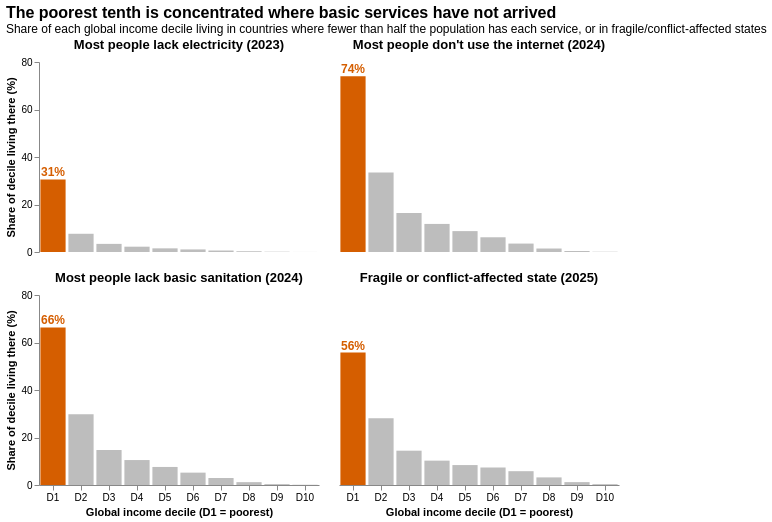

Notebook code for this chart:
### Markdown cell above
## Chart

All panels share the same vertical scale. D1 is highlighted and labeled.

### Code cell
DECILE_ORDER = [f'D{i}' for i in range(1, 11)]

base = alt.Chart().encode(
    x=alt.X('decile_label:N', sort=DECILE_ORDER, title='Global income decile (D1 = poorest)', axis=alt.Axis(labelAngle=0)),
    y=alt.Y('share:Q', title='Share of decile living there (%)', scale=alt.Scale(domain=[0, 80])),
)
bars = base.mark_bar().encode(
    color=alt.condition(alt.datum.decile == 1, alt.value('#D55E00'), alt.value('#BDBDBD')),
    tooltip=[
        alt.Tooltip('panel:N', title='Countries where'),
        alt.Tooltip('decile_label:N', title='Decile'),
        alt.Tooltip('share:Q', title='Share of decile (%)', format='.1f'),
        alt.Tooltip('coverage:Q', title='Decile population with data (%)', format='.1f'),
    ],
)
d1_labels = (
    base.transform_filter(alt.datum.decile == 1)
    .transform_calculate(label="format(datum.share, '.0f') + '%'")
    .mark_text(dy=-7, fontSize=12, fontWeight='bold', color='#D55E00')
    .encode(text='label:N')
)

decile_bars = (
    alt.layer(bars, d1_labels, data=chart_data)
    .properties(width=280, height=190)
    .facet(
        facet=alt.Facet('panel:N', sort=PANEL_ORDER, title=None, header=alt.Header(labelFontSize=13, labelFontWeight='bold')),
        columns=2,
    )
    .properties(
        title=alt.TitleParams(
            'The poorest tenth is concentrated where basic services have not arrived',
            subtitle=['Share of each global income decile living in countries where fewer than half the population has each service, or in fragile/conflict-affected states'],
            anchor='start',
            fontSize=16,
        )
    )
    .configure_view(stroke=None)
    .configure_axis(grid=False)
)
decile_bars

### Figure 1 — Vega-Lite specification as saved in the notebook (floating-point values rounded to 4 significant figures)
{"config": {"view": {"continuousWidth": 300, "continuousHeight": 300, "stroke": null}, "axis": {"grid": false}}, "data": {"name": "data-d7e8f2d7507cf47132eda81101aef2ff"}, "facet": {"field": "panel", "header": {"labelFontSize": 13, "labelFontWeight": "bold"}, "sort": ["Most people lack electricity (2023)", "Most people don't use the internet (2024)", "Most people lack basic sanitation (2024)", "Fragile or conflict-affected state (2025)"], "title": null, "type": "nominal"}, "spec": {"layer": [{"mark": {"type": "bar"}, "encoding": {"color": {"condition": {"test": "(datum.decile === 1)", "value": "#D55E00"}, "value": "#BDBDBD"}, "tooltip": [{"field": "panel", "title": "Countries where", "type": "nominal"}, {"field": "decile_label", "title": "Decile", "type": "nominal"}, {"field": "share", "format": ".1f", "title": "Share of decile (%)", "type": "quantitative"}, {"field": "coverage", "format": ".1f", "title": "Decile population with data (%)", "type": "quantitative"}], "x": {"axis": {"labelAngle": 0}, "field": "decile_label", "sort": ["D1", "D2", "D3", "D4", "D5", "D6", "D7", "D8", "D9", "D10"], "title": "Global income decile (D1 = poorest)", "type": "nominal"}, "y": {"field": "share", "scale": {"domain": [0, 80]}, "title": "Share of decile living there (%)", "type": "quantitative"}}}, {"mark": {"type": "text", "color": "#D55E00", "dy": -7, "fontSize": 12, "fontWeight": "bold"}, "encoding": {"text": {"field": "label", "type": "nominal"}, "x": {"axis": {"labelAngle": 0}, "field": "decile_label", "sort": ["D1", "D2", "D3", "D4", "D5", "D6", "D7", "D8", "D9", "D10"], "title": "Global income decile (D1 = poorest)", "type": "nominal"}, "y": {"field": "share", "scale": {"domain": [0, 80]}, "title": "Share of decile living there (%)", "type": "quantitative"}}, "transform": [{"filter": "(datum.decile === 1)"}, {"calculate": "format(datum.share, '.0f') + '%'", "as": "label"}]}], "height": 190, "width": 280}, "columns": 2, "title": {"text": "The poorest tenth is concentrated where basic services have not arrived", "anchor": "start", "fontSize": 16, "subtitle": ["Share of each global income decile living in countries where fewer than half the population has each service, or in fragile/conflict-affected states"]}, "$schema": "https://vega.github.io/schema/vega-lite/v6.4.1.json", "datasets": {"data-d7e8f2d7507cf47132eda81101aef2ff": [{"decile": 1, "share": 30.57, "coverage": 99.98, "panel": "Most people lack electricity (2023)", "decile_label": "D1"}, {"decile": 2, "share": 7.675, "coverage": 99.99, "panel": "Most people lack electricity (2023)", "decile_label": "D2"}, {"decile": 3, "share": 3.421, "coverage": 99.99, "panel": "Most people lack electricity (2023)", "decile_label": "D3"}, {"decile": 4, "share": 2.241, "coverage": 99.98, "panel": "Most people lack electricity (2023)", "decile_label": "D4"}, {"decile": 5, "share": 1.539, "coverage": 99.98, "panel": "Most people lack electricity (2023)", "decile_label": "D5"}, {"decile": 6, "share": 1.086, "coverage": 99.95, "panel": "Most people lack electricity (2023)", "decile_label": "D6"}, {"decile": 7, "share": 0.6164, "coverage": 99.91, "panel": "Most people lack electricity (2023)", "decile_label": "D7"}, {"decile": 8, "share": 0.3119, "coverage": 99.62, "panel": "Most people lack electricity (2023)", "decile_label": "D8"}, {"decile": 9, "share": 0.1205, "coverage": 98.72, "panel": "Most people lack electricity (2023)", "decile_label": "D9"}, {"decile": 10, "share": 0.01853, "coverage": 98.78, "panel": "Most people lack electricity (2023)", "decile_label": "D10"}, {"decile": 1, "share": 74.0, "coverage": 90.58, "panel": "Most people don't use the internet (2024)", "decile_label": "D1"}, {"decile": 2, "share": 33.42, "coverage": 94.13, "panel": "Most people don't use the internet (2024)", "decile_label": "D2"}, {"decile": 3, "share": 16.4, "coverage": 96.25, "panel": "Most people don't use the internet (2024)", "decile_label": "D3"}, {"decile": 4, "share": 11.82, "coverage": 97.15, "panel": "Most people don't use the internet (2024)", "decile_label": "D4"}, {"decile": 5, "share": 8.796, "coverage": 97.62, "panel": "Most people don't use the internet (2024)", "decile_label": "D5"}, {"decile": 6, "share": 6.203, "coverage": 98.13, "panel": "Most people don't use the internet (2024)", "decile_label": "D6"}, {"decile": 7, "share": 3.544, "coverage": 98.78, "panel": "Most people don't use the internet (2024)", "decile_label": "D7"}, {"decile": 8, "share": 1.468, "coverage": 99.27, "panel": "Most people don't use the internet (2024)", "decile_label": "D8"}, {"decile": 9, "share": 0.4332, "coverage": 99.57, "panel": "Most people don't use the internet (2024)", "decile_label": "D9"}, {"decile": 10, "share": 0.1117, "coverage": 99.74, "panel": "Most people don't use the internet (2024)", "decile_label": "D10"}, {"decile": 1, "share": 66.33, "coverage": 97.11, "panel": "Most people lack basic sanitation (2024)", "decile_label": "D1"}, {"decile": 2, "share": 29.78, "coverage": 98.16, "panel": "Most people lack basic sanitation (2024)", "decile_label": "D2"}, {"decile": 3, "share": 14.73, "coverage": 98.53, "panel": "Most people lack basic sanitation (2024)", "decile_label": "D3"}, {"decile": 4, "share": 10.51, "coverage": 98.41, "panel": "Most people lack basic sanitation (2024)", "decile_label": "D4"}, {"decile": 5, "share": 7.597, "coverage": 98.08, "panel": "Most people lack basic sanitation (2024)", "decile_label": "D5"}, {"decile": 6, "share": 5.208, "coverage": 97.85, "panel": "Most people lack basic sanitation (2024)", "decile_label": "D6"}, {"decile": 7, "share": 2.942, "coverage": 97.8, "panel": "Most people lack basic sanitation (2024)", "decile_label": "D7"}, {"decile": 8, "share": 1.201, "coverage": 97.61, "panel": "Most people lack basic sanitation (2024)", "decile_label": "D8"}, {"decile": 9, "share": 0.3701, "coverage": 97.1, "panel": "Most people lack basic sanitation (2024)", "decile_label": "D9"}, {"decile": 10, "share": 0.1051, "coverage": 97.98, "panel": "Most people lack basic sanitation (2024)", "decile_label": "D10"}, {"decile": 1, "share": 55.76, "coverage": 100.0, "panel": "Fragile or conflict-affected state (2025)", "decile_label": "D1"}, {"decile": 2, "share": 28.13, "coverage": 100.0, "panel": "Fragile or conflict-affected state (2025)", "decile_label": "D2"}, {"decile": 3, "share": 14.45, "coverage": 100.0, "panel": "Fragile or conflict-affected state (2025)", "decile_label": "D3"}, {"decile": 4, "share": 10.26, "coverage": 100.0, "panel": "Fragile or conflict-affected state (2025)", "decile_label": "D4"}, {"decile": 5, "share": 8.39, "coverage": 100.0, "panel": "Fragile or conflict-affected state (2025)", "decile_label": "D5"}, {"decile": 6, "share": 7.368, "coverage": 100.0, "panel": "Fragile or conflict-affected state (2025)", "decile_label": "D6"}, {"decile": 7, "share": 5.819, "coverage": 100.0, "panel": "Fragile or conflict-affected state (2025)", "decile_label": "D7"}, {"decile": 8, "share": 3.203, "coverage": 100.0, "panel": "Fragile or conflict-affected state (2025)", "decile_label": "D8"}, {"decile": 9, "share": 1.22, "coverage": 100.0, "panel": "Fragile or conflict-affected state (2025)", "decile_label": "D9"}, {"decile": 10, "share": 0.3502, "coverage": 100.0, "panel": "Fragile or conflict-affected state (2025)", "decile_label": "D10"}]}}
